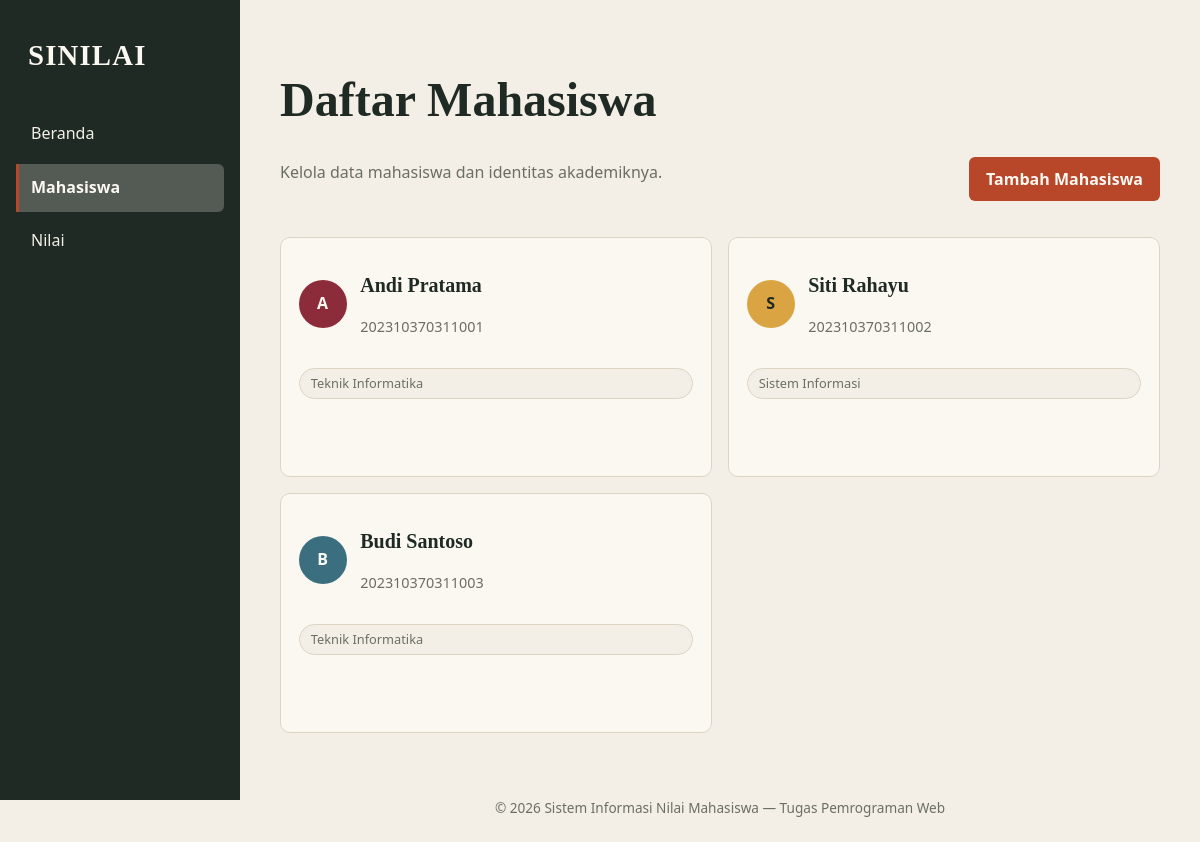
Screenshot of /mahasiswa with the database file from the repository.
### tables this page shows
CREATE TABLE IF NOT EXISTS mahasiswa (
    id    INT          NOT NULL AUTO_INCREMENT,
    nim   VARCHAR(20)  NOT NULL,
    nama  VARCHAR(100) NOT NULL,
    prodi VARCHAR(100) NOT NULL,
    PRIMARY KEY (id),
    UNIQUE KEY uq_nim (nim)
);

### src/autoload.php (called while the page is built, shortened)
<?php
spl_autoload_register(static function (string $kelas): void {
    $awalan = 'UMM\\Pemweb\\';
    $relatif = substr($kelas, strlen($awalan));
    $berkas = __DIR__ . DIRECTORY_SEPARATOR
        . str_replace('\\', DIRECTORY_SEPARATOR, $relatif)
        . '.php';
});

### src/config/koneksi.php (called while the page is built, shortened)
<?php
$host     = 'localhost';
$dbname   = 'pemweb';
$username = 'root';
$password = '';
$charset  = 'utf8mb4';
$dsn = "mysql:host={$host};dbname={$dbname};charset={$charset}";
$opsi = [
    PDO::ATTR_ERRMODE            => PDO::ERRMODE_EXCEPTION,
    PDO::ATTR_DEFAULT_FETCH_MODE => PDO::FETCH_ASSOC,
    PDO::ATTR_EMULATE_PREPARES   => false,
];
try {
    $pdo = new PDO($dsn, $username, $password, $opsi);
} catch (\PDOException $e) {
    error_log('Koneksi database gagal: ' . $e->getMessage());
    http_response_code(500);
    exit('Layanan database sedang tidak tersedia. Coba lagi nanti.');
}
return $pdo;

### src/Controllers/MahasiswaController.php (called while the page is built, shortened)
<?php
class MahasiswaController
{
    private ?PdoMahasiswaRepository $repository = null;
    public function index(): void
    {
        $paletAvatar = ['aksen', 'grade-a', 'grade-b', 'mustard', 'grade-e'];
        $daftarMahasiswa = array_map(
            static function (Mahasiswa $mhs) use ($paletAvatar): array {
                $nama = trim($mhs->getNama());
                preg_match('/^./us', $nama, $hurufPertama);
                $inisial = strtoupper($hurufPertama[0] ?? '?');
                $warna = hexdec(substr(hash('crc32b', strtolower($inisial)), 0, 7))
                    % count($paletAvatar);
                return [
                    'id' => $mhs->getId(),
                    'nim' => $mhs->getNim(),
                    'nama' => $mhs->getNama(),
                    'prodi' => $mhs->getProdi(),
                    'inisial' => $inisial,
                    'kelas_avatar' => 'avatar--' . $paletAvatar[$warna],
                ];
            },
            $this->repository()->all()
        );
        require dirname(__DIR__, 2) . '/views/mahasiswa/index.php';
    }
    private function repository(): PdoMahasiswaRepository
    {
        if ($this->repository === null) {
            $this->repository = new PdoMahasiswaRepository();
        }
        return $this->repository;
    }
}

### src/Repository/PdoMahasiswaRepository.php (called while the page is built, shortened)
<?php
class PdoMahasiswaRepository implements MahasiswaRepository
{
    private PDO $pdo;
    public function __construct()
    {
        $this->pdo = require dirname(__DIR__) . '/config/koneksi.php';
    }
    public function all(): array
    {
        $sql  = 'SELECT id, nim, nama, prodi FROM mahasiswa ORDER BY id ASC';
        $stmt = $this->pdo->prepare($sql);
        $stmt->execute();
        $hasil = [];
        while ($baris = $stmt->fetch()) {
            $hasil[] = new Mahasiswa(
                id:    (int) $baris['id'],
                nim:   $baris['nim'],
                nama:  $baris['nama'],
                prodi: $baris['prodi'],
            );
        }
        return $hasil;
    }
}

### public/index.php (called while the page is built, shortened)
<?php
require dirname(__DIR__) . '/src/autoload.php';
$router = new Router();
$router->get('/', [BerandaController::class, 'index']);
$router->get('/mahasiswa', [MahasiswaController::class, 'index']);
$router->get('/mahasiswa/tambah', [MahasiswaController::class, 'tambah']);
$router->get('/mahasiswa/edit', [MahasiswaController::class, 'edit']);
$router->post('/mahasiswa/simpan', [MahasiswaController::class, 'simpan']);
$router->post('/mahasiswa/update', [MahasiswaController::class, 'update']);
$router->post('/mahasiswa/hapus', [MahasiswaController::class, 'hapus']);
$router->get('/nilai', [NilaiController::class, 'index']);
$router->get('/nilai/tambah', [NilaiController::class, 'tambah']);
$router->get('/nilai/edit', [NilaiController::class, 'edit']);
$router->post('/nilai/simpan', [NilaiController::class, 'simpan']);
$router->post('/nilai/update', [NilaiController::class, 'update']);
$router->post('/nilai/hapus', [NilaiController::class, 'hapus']);
$uri = parse_url($_SERVER['REQUEST_URI'], PHP_URL_PATH);
$uri = rtrim($uri, '/') ?: '/';
$router->dispatch($_SERVER['REQUEST_METHOD'], $uri);

### src/Model/Mahasiswa.php (called while the page is built, shortened)
<?php
class Mahasiswa
{
    public function getId(): ?int
    {
        return $this->id;
    }
    public function getNim(): string
    {
        return $this->nim;
    }
    public function getNama(): string
    {
        return $this->nama;
    }
    public function getProdi(): string
    {
        return $this->prodi;
    }
}

### views/mahasiswa/index.php (the view, shortened to what this page needs)
<?php require dirname(__DIR__) . '/layout/header.php'; ?>
        <?php if ($daftarMahasiswa === []): ?>
            <p class="empty-state">Belum ada data mahasiswa.</p>
        <?php else: ?>
            <section class="grid-mahasiswa" aria-label="Daftar mahasiswa" data-daftar-kartu>
                <?php foreach ($daftarMahasiswa as $mhs): ?>
                    <article class="kartu-mahasiswa kartu-flip" data-kartu-flip>
                        <div class="kartu-flip-dalam">
                            <div class="kartu-sisi kartu-sisi-depan" data-kartu-depan>
                                <div
                                    class="kartu-pemicu"
                                    data-kartu-pemicu
                                    aria-controls="mahasiswa-aksi-<?= (int) $mhs['id'] ?>"
                                    aria-label="Buka aksi untuk <?= htmlspecialchars($mhs['nama'], ENT_QUOTES, 'UTF-8') ?>"
                                >
                                    <div class="identitas-mahasiswa">
                                        <span class="avatar <?= htmlspecialchars($mhs['kelas_avatar'], ENT_QUOTES, 'UTF-8') ?>" aria-hidden="true"><?= htmlspecialchars($mhs['inisial'], ENT_QUOTES, 'UTF-8') ?></span>
                                        <div>
                                            <h2 class="nama-mahasiswa"><?= htmlspecialchars($mhs['nama'], ENT_QUOTES, 'UTF-8') ?></h2>
                                            <p class="nomor-induk"><?= htmlspecialchars($mhs['nim'], ENT_QUOTES, 'UTF-8') ?></p>
                                        </div>
                                    </div>
                                    <p class="badge-prodi"><?= htmlspecialchars($mhs['prodi'], ENT_QUOTES, 'UTF-8') ?></p>
                                </div>
                            </div>
                            <div class="kartu-sisi kartu-sisi-belakang" id="mahasiswa-aksi-<?= (int) $mhs['id'] ?>" data-kartu-belakang>
                                <p class="eyebrow">Aksi mahasiswa</p>
                                <p class="ringkasan-aksi-kartu"><?= htmlspecialchars($mhs['nama'], ENT_QUOTES, 'UTF-8') ?></p>
                                <div class="aksi-kartu">
                                    <a class="button button-secondary" href="/mahasiswa/edit?id=<?= (int) $mhs['id'] ?>">Edit</a>
                                    <form method="POST" action="/mahasiswa/hapus" onsubmit="return confirm('Yakin hapus data mahasiswa ini?')">
                                        <button class="button button-danger" type="submit">Hapus</button>
                                    </form>
                                    <button class="button button-secondary" type="button" data-kartu-kembali hidden>Kembali</button>
                                </div>
                            </div>
                        </div>
                    </article>
                <?php endforeach; ?>
            </section>
        <?php endif; ?>
<?php require dirname(__DIR__) . '/layout/footer.php'; ?>

### public/css/style.css (style rules this page uses)
:root { --kertas: #F4EFE6; --kartu: #FBF8F2; --tinta: #1F2A24; --tinta-pudar: #6B6F63; --garis: #DDD4C3; --aksen: #B8472A; --aksen-hover: #963820; --mustard: #D9A441; --grade-a: #2F6B4F; --grade-a-bg: #DDEBDF; --grade-b: #3B6F80; --grade-b-bg: #DCE9EC; --grade-c: #6F7430; --grade-c-bg: #ECEDCF; --grade-d: #9A6A12; --grade-d-bg: #F6E8C6; --grade-e: #8C2B3A; --grade-e-bg: #F2D8DC; }
*, *::before, *::after { box-sizing: border-box; }
html { min-width: 320px; scroll-behavior: smooth; }
body { min-width: 320px; min-height: 100vh; margin: 0; overflow-x: hidden; background: var(--kertas); color: var(--tinta); font-family: system-ui, -apple-system, "Segoe UI", sans-serif; line-height: 1.6; }
button, input, select { font: inherit; }
a, button, input, select { -webkit-tap-highlight-color: transparent; }
.aksi-utama, .button { display: inline-flex; min-height: 44px; align-items: center; justify-content: center; border: 1px solid transparent; border-radius: 6px; padding: .65rem 1rem; cursor: pointer; font-weight: 650; line-height: 1.25; text-decoration: none; transition: background-color 150ms ease, border-color 150ms ease, transform 150ms ease; }
.button-secondary { border-color: var(--garis); background: transparent; color: var(--tinta); }
.button-danger { border-color: var(--grade-e); background: transparent; color: var(--grade-e); }
.eyebrow, .label-ringkasan, .field label, .field-label { color: var(--tinta-pudar); font-size: .75rem; font-weight: 700; letter-spacing: .08em; text-transform: uppercase; }
.grid-mahasiswa, .grid-nilai { display: grid; grid-template-columns: repeat(auto-fit, minmax(min(100%, 290px), 1fr)); gap: 1rem; }
.kartu-mahasiswa, .kartu-nilai { min-width: 0; border: 1px solid var(--garis); border-radius: 10px; padding: 1.1rem; background: var(--kartu); transition: border-color 150ms ease, transform 150ms ease; }
.kartu-sisi-belakang { margin-top: 1.1rem; border-top: 1px solid var(--garis); padding-top: .9rem; }
.js .kartu-flip { perspective: 1000px; border: 0; padding: 0; background: transparent; }
.js .kartu-flip-dalam { display: grid; min-width: 0; transform-style: preserve-3d; transition: transform 550ms cubic-bezier(.2, .7, .2, 1); }
.js .kartu-sisi { display: flex; min-width: 0; flex-direction: column; grid-area: 1 / 1; border: 1px solid var(--garis); border-radius: 10px; padding: 1.1rem; background: var(--kartu); backface-visibility: hidden; pointer-events: none; }
.js .kartu-sisi-depan { pointer-events: auto; }
.js .kartu-sisi-belakang { margin-top: 0; border-top: 1px solid var(--garis); padding-top: 1.1rem; transform: rotateY(180deg); }
.js .kartu-pemicu { display: flex; min-width: 0; flex: 1; flex-direction: column; align-items: stretch; border: 0; padding: 0; background: transparent; color: inherit; font: inherit; text-align: left; cursor: pointer; }
.ringkasan-aksi-kartu { margin: .25rem 0 0; overflow-wrap: anywhere; color: var(--tinta); font-family: Georgia, "Times New Roman", serif; font-size: 1.15rem; font-weight: 600; line-height: 1.35; }
.js .kartu-sisi-belakang .aksi-kartu { display: grid; grid-template-columns: repeat(2, minmax(0, 1fr)); gap: .6rem; }
.js .kartu-sisi-belakang .aksi-kartu > * { min-width: 0; }
.js .kartu-sisi-belakang .aksi-kartu .button { width: 100%; min-height: 44px; }
.js .kartu-sisi-belakang [data-kartu-kembali] { grid-column: 1 / -1; }
.identitas-mahasiswa { display: flex; min-width: 0; align-items: center; gap: .85rem; }
.avatar { display: grid; width: 48px; height: 48px; flex: 0 0 48px; place-items: center; border-radius: 50%; font-weight: 800; }
.avatar--grade-b { background: var(--grade-b); color: var(--kartu); }
.avatar--mustard { background: var(--mustard); color: var(--tinta); }
.avatar--grade-e { background: var(--grade-e); color: var(--kartu); }
.nama-mahasiswa, .mata-kuliah { overflow-wrap: anywhere; color: var(--tinta); font-family: Georgia, "Times New Roman", serif; font-size: 1.25rem; font-weight: 600; line-height: 1.3; }
.nomor-induk, .nim-nilai { color: var(--tinta-pudar); font-size: .9rem; overflow-wrap: anywhere; }
.badge-prodi { display: inline-flex; margin-top: 1rem; border: 1px solid var(--garis); border-radius: 999px; padding: .25rem .7rem; background: var(--kertas); color: var(--tinta-pudar); font-size: .8rem; }
.aksi-kartu { display: flex; align-items: center; gap: .6rem; margin-top: 1.1rem; border-top: 1px solid var(--garis); padding-top: .9rem; }
.aksi-kartu form { margin: 0; }

### rows the page displays
mahasiswa: inisial "A", nama "Andi Pratama", nim "202310370311001", prodi "Teknik Informatika"
mahasiswa: inisial "S", nama "Siti Rahayu", nim "202310370311002", prodi "Sistem Informasi"
mahasiswa: inisial "B", nama "Budi Santoso", nim "202310370311003", prodi "Teknik Informatika"

### other values shown
$judul "Daftar Mahasiswa"
$deskripsiHalaman "Kelola data mahasiswa dan identitas akademiknya."
$aksiUtama['label'] "Tambah Mahasiswa"
